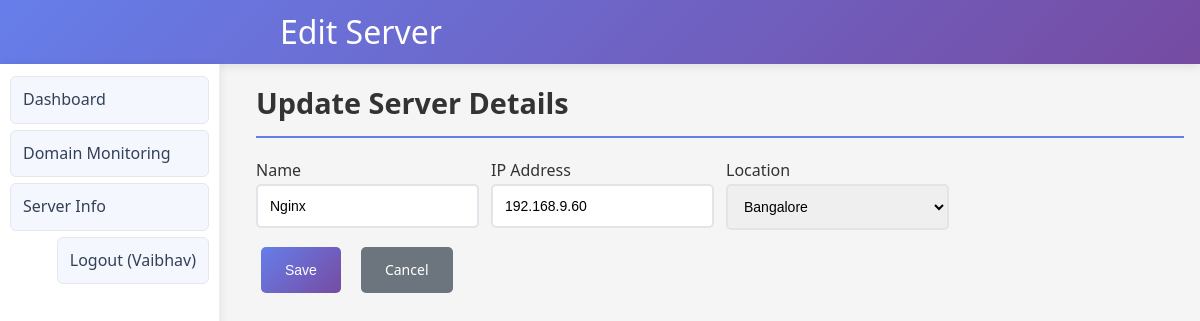
Page /server/edit/8 (signed in) on the committed database.
### tables this page shows
CREATE TABLE users (
            id INTEGER PRIMARY KEY AUTOINCREMENT,
            name TEXT,
            email TEXT UNIQUE NOT NULL,
            password_hash TEXT NOT NULL,
            role TEXT NOT NULL,          -- super_admin, admin, super_analytics, analytics
            location TEXT                -- required for admin/analytics
        );

CREATE TABLE servers (
            id INTEGER PRIMARY KEY AUTOINCREMENT,
            name TEXT NOT NULL,
            ip_address TEXT NOT NULL,
            location TEXT,
            alive INTEGER DEFAULT 0,
            last_ping_at TEXT
        );

CREATE TABLE locations (
            id INTEGER PRIMARY KEY AUTOINCREMENT,
            name TEXT UNIQUE NOT NULL
        );

### 1app.py (the view, shortened to what this page needs)
@app.route('/server/edit/<int:server_id>', methods=['GET', 'POST'])
@login_required
@rbac_write_required
def edit_server(server_id):
    user = get_current_user()
    conn = get_db_connection()
    c = conn.cursor()
    c.execute("SELECT id, name, ip_address, location FROM servers WHERE id=?", (server_id,))
    row = c.fetchone()
    if not row:
        conn.close()
        flash("Server not found.", "danger")
        return redirect(url_for('server'))
    if not user_can_access_location(user, row["location"]):
        conn.close()
        flash("Access denied for this location.", "danger")
        return redirect(url_for('server'))
    server_row = {"id": row["id"], "name": row["name"], "ip_address": row["ip_address"], "location": row["location"]}
    conn.close()
    return render_template('server_edit.html', server=server_row, locations=get_locations(), user=user)

### 1app.py (called while the page is built)
def get_db_connection():
    conn = sqlite3.connect(DB_FILE, timeout=15, check_same_thread=False)
    conn.row_factory = sqlite3.Row
    try:
        conn.execute("PRAGMA busy_timeout = 15000")
    except Exception:
        pass
    return conn

def get_current_user():
    user_id = session.get('user_id')
    if not user_id:
        return None
    conn = get_db_connection()
    c = conn.cursor()
    c.execute("SELECT id, name, email, role, location FROM users WHERE id = ?", (user_id,))
    row = c.fetchone()
    conn.close()
    return row

def login_required(view_func):
    @functools.wraps(view_func)
    def wrapper(*args, **kwargs):
        if not get_current_user():
            return redirect(url_for('login', next=request.path))
        return view_func(*args, **kwargs)
    return wrapper

def is_read_only(user):
    return user and user["role"] in ("super_analytics", "analytics")

def user_can_access_location(user, location):
    if not user:
        return False
    role = user["role"]
    if role in ("super_admin", "super_analytics"):
        return True
    if role in ("admin", "analytics"):
        return (user["location"] or "").lower() == (location or "").lower()
    return False

def rbac_write_required(view_func):
    @functools.wraps(view_func)
    def wrapper(*args, **kwargs):
        user = get_current_user()
        if not user:
            return redirect(url_for('login'))
        if is_read_only(user):
            flash("You have read-only access.", "warning")
            return redirect(request.referrer or url_for('index'))
        return view_func(*args, **kwargs)
    return wrapper

def get_locations():
    conn = get_db_connection()
    c = conn.cursor()
    c.execute("SELECT name FROM locations ORDER BY name")
    rows = [r[0] for r in c.fetchall()]
    conn.close()
    return rows

### templates/server_edit.html (shortened to what this page needs)
<!DOCTYPE html>
<html>
<head>
    <link rel="stylesheet" href="{{ url_for('static', filename='style.css') }}">
</head>
<body>
<header>
    <div class="container">
        <h1>Edit Server</h1>
    </div>
</header>
<nav>
    <div class="container">
        <ul>
            <li><a href="/">Dashboard</a></li>
            <li><a href="/domain">Domain Monitoring</a></li>
            <li><a href="/server">Server Info</a></li>
            {% if user %}
                <li style="margin-left:auto"><a href="/logout">Logout ({{ user.name }})</a></li>
            {% else %}
                <li style="margin-left:auto"><a href="/login">Login</a></li>
            {% endif %}
        </ul>
    </div>
</nav>
<div class="container">
    <div class="card">
        <h2>Update Server Details</h2>
        <form method="POST" style="display:grid; grid-template-columns: repeat(auto-fit, minmax(220px, 1fr)); gap: 12px;">
            <div>
                <label>Name</label>
                <input type="text" name="name" class="form-control" required value="{{ server.name }}">
            </div>
            <div>
                <label>IP Address</label>
                <input type="text" name="ip_address" class="form-control" required value="{{ server.ip_address }}">
            </div>
            <div>
                <label>Location</label>
                <select name="location" class="form-control">
                    {% for loc in locations %}
                        <option value="{{ loc }}" {% if server.location == loc %}selected{% endif %}>{{ loc }}</option>
                    {% endfor %}
                </select>
            </div>
            <div style="grid-column: 1 / -1; display:flex; gap:10px;">
                <button type="submit" class="btn btn-primary">Save</button>
                <a href="/server" class="btn btn-secondary">Cancel</a>
            </div>
        </form>
    </div>
</div>
</body>
</html>

### static/style.css (style rules this page uses)
:root { --primary: #667eea; --surface: #ffffff; --text: #334155; --muted: #6b7280; --sidebar-width: 240px; --header-height: 64px; }
* { margin: 0; padding: 0; box-sizing: border-box; }
body { font-family: 'Segoe UI', Tahoma, Geneva, Verdana, sans-serif; line-height: 1.6; color: #333; background-color: #f5f5f5; }
.container { max-width: 1200px; margin: 0 auto; padding: 16px; margin-left: var(--sidebar-width); }
header { background: linear-gradient(135deg, #667eea 0%, #764ba2 100%); color: white; height: var(--header-height); display: flex; align-items: center; padding: 0 16px; margin-bottom: 0; box-shadow: 0 2px 10px rgba(0,0,0,0.1); }
header h1 { width: 100%; text-align: right; font-size: 2em; font-weight: 400; margin-right: 8px; }
nav { position: fixed; left: 0; top: var(--header-height); width: calc(var(--sidebar-width) - 20px); height: calc(100vh - var(--header-height)); background: var(--surface); padding: 12px 10px; box-shadow: 2px 0 8px rgba(0,0,0,0.06); border-right: 1px solid #eee; overflow-y: auto; z-index: 1000; }
nav .container { margin: 0; padding: 0; max-width: 100%; }
nav ul { list-style: none; display: flex; flex-direction: column; gap: 6px; margin: 0; padding: 0; }
nav a { text-decoration: none; color: var(--text); font-weight: 500; padding: 10px 12px; border-radius: 6px; transition: all 0.2s ease; display: block; background: #f5f7ff; border: 1px solid #e5e7eb; }
.card h2 { color: #333; margin-bottom: 20px; font-size: 1.8em; border-bottom: 2px solid #667eea; padding-bottom: 10px; }
.form-control { width: 100%; padding: 12px; border: 2px solid #e1e5e9; border-radius: 5px; font-size: 14px; transition: border-color 0.3s ease; }
.btn { padding: 12px 24px; border: none; border-radius: 5px; cursor: pointer; font-size: 14px; font-weight: 500; text-decoration: none; display: inline-block; transition: all 0.3s ease; margin: 5px; }
.btn-primary { background: linear-gradient(135deg, #667eea 0%, #764ba2 100%); color: white; }
.btn-secondary { background-color: #6c757d; color: white; }

### rows in the picture
users: name "Vaibhav"
servers: name "Nginx", ip_address "192.168.9.60", location "Bangalore"
